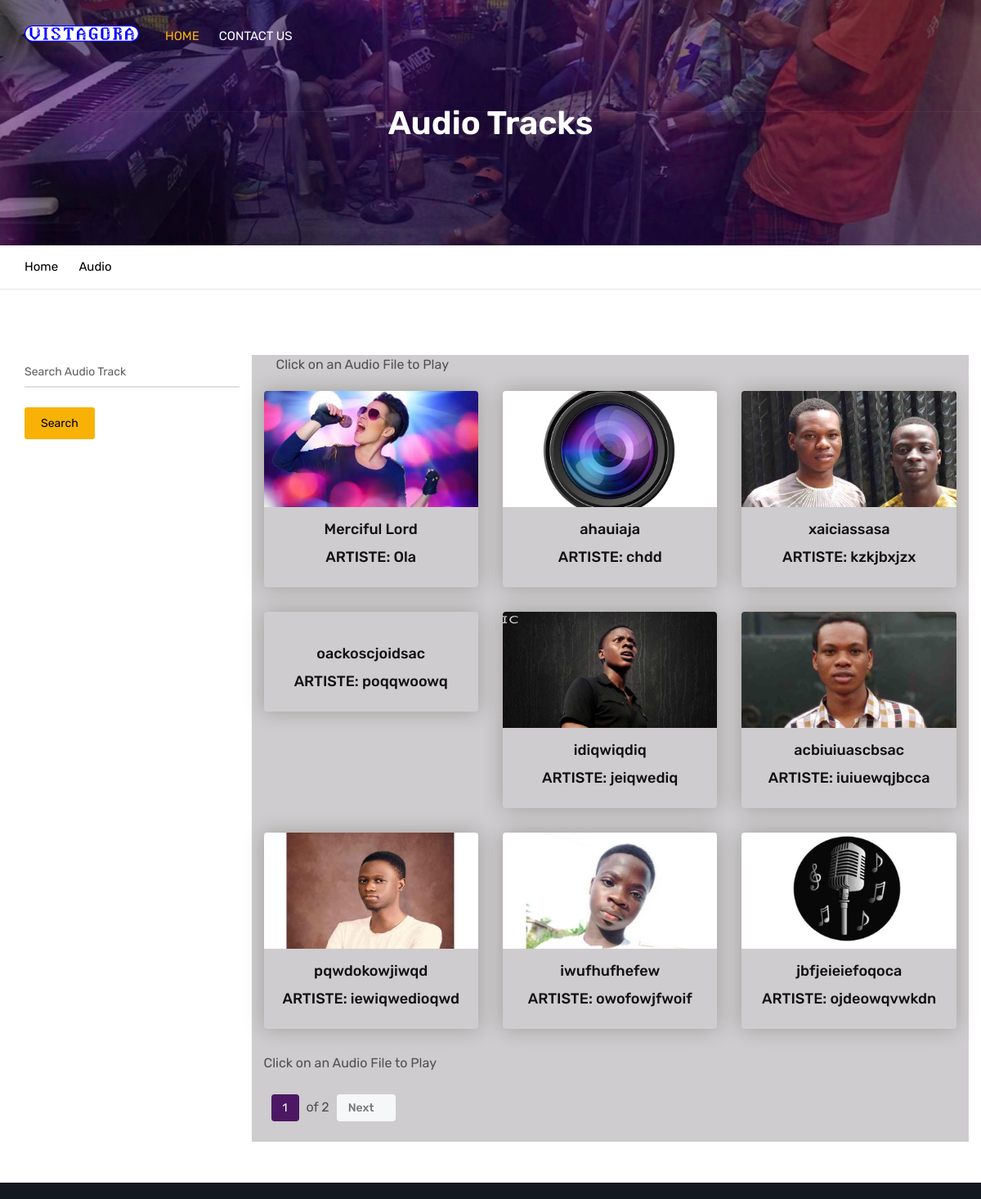
Page /vista-gora/audio-tracks on the earlier database version.
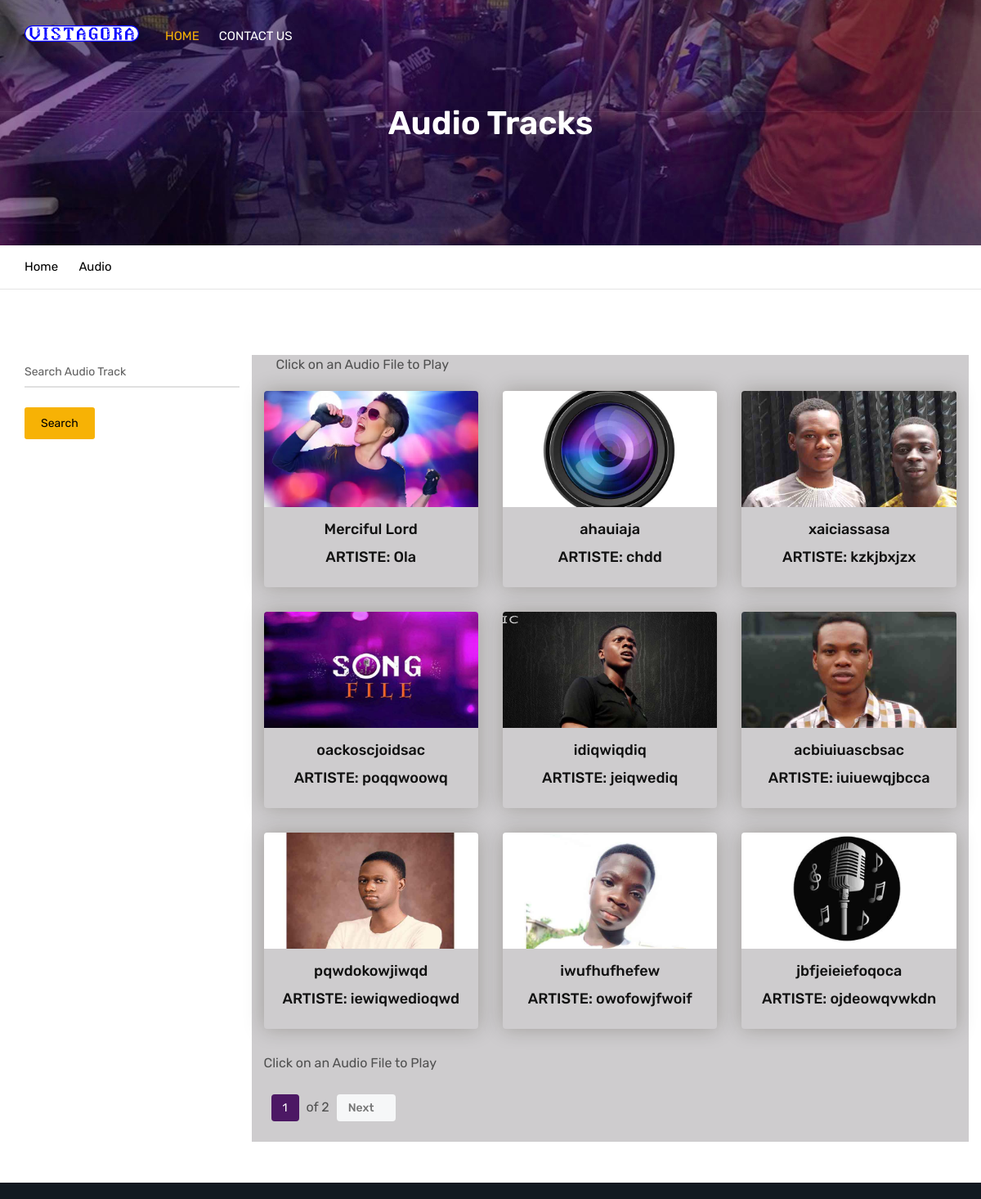
Same page on the later database version.
### ourapp/models.py (models this page shows, shortened)
class Audio(models.Model):
    artiste = models.CharField(max_length=100)
    identification_code= models.CharField(max_length=30,unique=True)
    title= models.CharField(max_length=30)
    description= models.TextField(max_length=300)
    audio_file= models.FileField(upload_to="audio")
    cover_picture= models.FileField(upload_to="cover_picture")

### ourapp/views.py (the view)
# urls.py: path("vista-gora/audio-tracks", views.audio, name="audio"),
def audio(request):
    if request.method=="POST":
        nametok=request.POST.get("dzName")
        tok = nametok
        cont = Audio.objects.all()
        tok = tok.upper()
        got2 = None
        try:
            got2 = []
            for i in cont:
                toU = str(i.title)
                if tok == toU.upper():
                    got2.append(i.identification_code)
            return render(request, "search_course11.html", {"tok": tok, "got": cont, "got2": got2})
        except:
            return render(request, "search_course11.html", {"tok": tok, "cont": cont, "ck": False})
    else:
        global keeprow
        keeprow = []
        all_c = Audio.objects.all()
        keepobj=[]
        keepno=0
        nmbr=0
        for i in all_c:
            keepno+=1
            keepobj.append(i)
            if keepno==9:
                keepno=0
                keeprow.append(keepobj)
                keepobj = []
        if keepno != 0:#(1)if there is second row but its not up to 9 fields add the remaining fields OR (2)add keepobj because we only have one page only and it's not up to 9 fields
            keeprow.append(keepobj)
        if len(keeprow)> 1: #to enable page
            return render(request, "audio.html", {"enablepage": True, "nmbr": nmbr,"curr_page":nmbr+1,
                                "pageno":len(keeprow),"keeprow":keeprow[0]})
        return render(request, "audio.html",{"enablepage": False, "nmbr": nmbr, "keeprow": keeprow[0],
                                             "curr_page":nmbr+1})

### ourapp/templates/audio.html (shortened to what the changed rows need)
{% load static %}
<!DOCTYPE html>
<html lang="en">
<head>
	<link rel="stylesheet" type="text/css" href="{% static 'assets/css/assets.css' %}">
	<link rel="stylesheet" type="text/css" href="{% static 'assets/css/typography.css' %}">
	<link rel="stylesheet" type="text/css" href="{% static 'assets/css/shortcodes/shortcodes.css' %}">
	<link rel="stylesheet" type="text/css" href="{% static 'assets/css/style.css' %}">
	<link class="skin" rel="stylesheet" type="text/css" href="{% static 'assets/css/color/color-1.css' %}">
	<link rel="stylesheet" type="text/css" href="{% static 'assets/vendors/revolution/css/layers.css' %}">
	<link rel="stylesheet" type="text/css" href="{% static 'assets/vendors/revolution/css/settings.css' %}">
	<link rel="stylesheet" type="text/css" href="{% static 'assets/vendors/revolution/css/navigation.css' %}">
	<link rel="stylesheet" type="text/css" href="{% static 'admin/assets/css/dashboard.css' %}">
</head>
<body id="bg">
<div class="page-wraper">
    <div class="page-content bg-white">
        <div class="page-banner" style="background-image:url({% static 'assets/images/bgp2.jpg' %});">
			 <div class="container">
                <div class="page-banner-entry">
                    <h1 class="text-white">Audio Tracks</h1>
				 </div>
            </div>
        </div>
		<div class="content-block">
			<div class="section-area section-sp1">
                <div class="container">
					 <div class="row">
							<div class="col-lg-9 col-md-8 col-sm-12 bgsong admin-courses">
									<div class="row">
										{% for row in keeprow%}
											<div class="col-md-6 col-lg-4 col-sm-6 m-b30">
												<div class="cours-bx">
													<div class="action-box">
														<div class="">
															<img src="{{row.cover_picture.url}}" alt="">
														</div>
													</div>
													<div class="info-bx text-center">
														<h5><a href="#">{{row.title}}</a></h5>
														<h5><a href="#">ARTISTE: {{row.artiste}}</a></h5>
													</div>
												</div>
											</div>
										{% endfor %}
									</div>
							</div>
					 	</div>
				</div>
            </div>
        </div>
    </div>
</div>
</body>
</html>

Differences in the rows shown:
changed Audio "oackoscjoidsac": cover_picture: picture added
